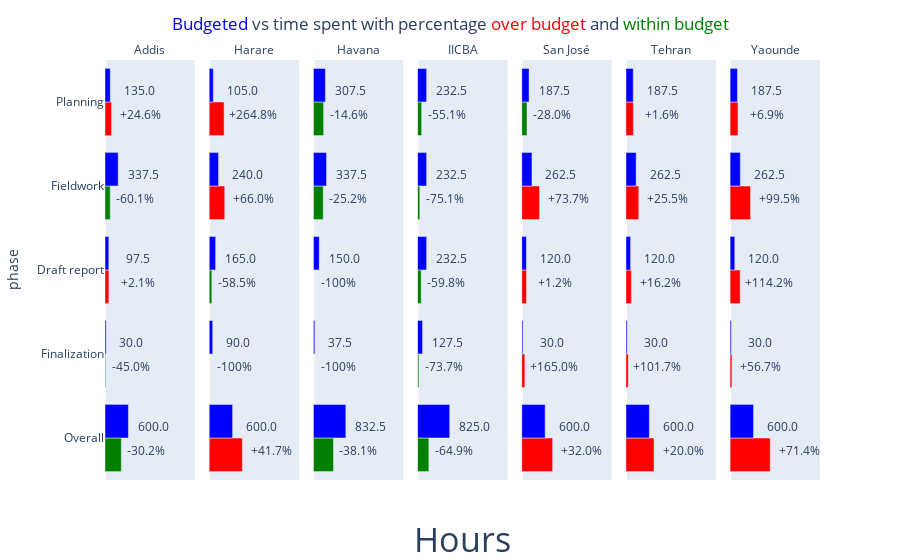

Notebook code for this chart:
### Code cell
fig

### Figure 1 — Plotly figure (JSON) as saved in the notebook; plotly's stock layout.template omitted (floating-point values rounded to 4 significant figures)
{"data": [{"alignmentgroup": "True", "hovertemplate": "Category=working_hours<br>city=Addis<br>value=%{x}<br>phase=%{y}<extra></extra>", "legendgroup": "working_hours", "marker": {"color": ["red", "green", "green", "green", "red"], "pattern": {"shape": ""}}, "name": "working_hours", "offsetgroup": "working_hours", "orientation": "h", "showlegend": false, "textposition": "auto", "type": "bar", "x": [99.5, 134.5, 16.5, 418.8, 168.2], "xaxis": "x", "y": ["Draft report", "Fieldwork", "Finalization", "Overall", "Planning"], "yaxis": "y"}, {"alignmentgroup": "True", "hovertemplate": "Category=working_hours<br>city=Harare<br>value=%{x}<br>phase=%{y}<extra></extra>", "legendgroup": "working_hours", "marker": {"color": ["green", "red", "green", "red", "red"], "pattern": {"shape": ""}}, "name": "working_hours", "offsetgroup": "working_hours", "orientation": "h", "showlegend": false, "textposition": "auto", "type": "bar", "x": [68.5, 398.5, null, 850, 383], "xaxis": "x2", "y": ["Draft report", "Fieldwork", "Finalization", "Overall", "Planning"], "yaxis": "y2"}, {"alignmentgroup": "True", "hovertemplate": "Category=working_hours<br>city=Havana<br>value=%{x}<br>phase=%{y}<extra></extra>", "legendgroup": "working_hours", "marker": {"color": ["green", "green", "green", "green", "green"], "pattern": {"shape": ""}}, "name": "working_hours", "offsetgroup": "working_hours", "orientation": "h", "showlegend": false, "textposition": "auto", "type": "bar", "x": [null, 252.5, null, 515, 262.5], "xaxis": "x3", "y": ["Draft report", "Fieldwork", "Finalization", "Overall", "Planning"], "yaxis": "y3"}, {"alignmentgroup": "True", "hovertemplate": "Category=working_hours<br>city=IICBA<br>value=%{x}<br>phase=%{y}<extra></extra>", "legendgroup": "working_hours", "marker": {"color": ["green", "green", "green", "green", "green"], "pattern": {"shape": ""}}, "name": "working_hours", "offsetgroup": "working_hours", "orientation": "h", "showlegend": false, "textposition": "auto", "type": "bar", "x": [93.5, 58, 33.5, 289.5, 104.5], "xaxis": "x4", "y": ["Draft report", "Fieldwork", "Finalization", "Overall", "Planning"], "yaxis": "y4"}, {"alignmentgroup": "True", "hovertemplate": "Category=working_hours<br>city=San José<br>value=%{x}<br>phase=%{y}<extra></extra>", "legendgroup": "working_hours", "marker": {"color": ["red", "red", "red", "red", "green"], "pattern": {"shape": ""}}, "name": "working_hours", "offsetgroup": "working_hours", "orientation": "h", "showlegend": false, "textposition": "auto", "type": "bar", "x": [121.5, 456, 79.5, 792, 135], "xaxis": "x5", "y": ["Draft report", "Fieldwork", "Finalization", "Overall", "Planning"], "yaxis": "y5"}, {"alignmentgroup": "True", "hovertemplate": "Category=working_hours<br>city=Tehran<br>value=%{x}<br>phase=%{y}<extra></extra>", "legendgroup": "working_hours", "marker": {"color": ["red", "red", "red", "red", "red"], "pattern": {"shape": ""}}, "name": "working_hours", "offsetgroup": "working_hours", "orientation": "h", "showlegend": false, "textposition": "auto", "type": "bar", "x": [139.5, 329.5, 60.5, 720, 190.5], "xaxis": "x6", "y": ["Draft report", "Fieldwork", "Finalization", "Overall", "Planning"], "yaxis": "y6"}, {"alignmentgroup": "True", "hovertemplate": "Category=working_hours<br>city=Yaounde<br>value=%{x}<br>phase=%{y}<extra></extra>", "legendgroup": "working_hours", "marker": {"color": ["red", "red", "red", "red", "red"], "pattern": {"shape": ""}}, "name": "working_hours", "offsetgroup": "working_hours", "orientation": "h", "showlegend": false, "textposition": "auto", "type": "bar", "x": [257, 523.8, 47, 1028.0, 200.5], "xaxis": "x7", "y": ["Draft report", "Fieldwork", "Finalization", "Overall", "Planning"], "yaxis": "y7"}, {"alignmentgroup": "True", "hovertemplate": "Category=planned_hours<br>city=Addis<br>value=%{x}<br>phase=%{y}<extra></extra>", "legendgroup": "planned_hours", "marker": {"color": "blue", "pattern": {"shape": ""}}, "name": "planned_hours", "offsetgroup": "planned_hours", "orientation": "h", "showlegend": true, "textposition": "auto", "type": "bar", "x": [97.5, 337.5, 30, 600, 135], "xaxis": "x", "y": ["Draft report", "Fieldwork", "Finalization", "Overall", "Planning"], "yaxis": "y"}, {"alignmentgroup": "True", "hovertemplate": "Category=planned_hours<br>city=Harare<br>value=%{x}<br>phase=%{y}<extra></extra>", "legendgroup": "planned_hours", "marker": {"color": "blue", "pattern": {"shape": ""}}, "name": "planned_hours", "offsetgroup": "planned_hours", "orientation": "h", "showlegend": false, "textposition": "auto", "type": "bar", "x": [165, 240, 90, 600, 105], "xaxis": "x2", "y": ["Draft report", "Fieldwork", "Finalization", "Overall", "Planning"], "yaxis": "y2"}, {"alignmentgroup": "True", "hovertemplate": "Category=planned_hours<br>city=Havana<br>value=%{x}<br>phase=%{y}<extra></extra>", "legendgroup": "planned_hours", "marker": {"color": "blue", "pattern": {"shape": ""}}, "name": "planned_hours", "offsetgroup": "planned_hours", "orientation": "h", "showlegend": false, "textposition": "auto", "type": "bar", "x": [150, 337.5, 37.5, 832.5, 307.5], "xaxis": "x3", "y": ["Draft report", "Fieldwork", "Finalization", "Overall", "Planning"], "yaxis": "y3"}, {"alignmentgroup": "True", "hovertemplate": "Category=planned_hours<br>city=IICBA<br>value=%{x}<br>phase=%{y}<extra></extra>", "legendgroup": "planned_hours", "marker": {"color": "blue", "pattern": {"shape": ""}}, "name": "planned_hours", "offsetgroup": "planned_hours", "orientation": "h", "showlegend": false, "textposition": "auto", "type": "bar", "x": [232.5, 232.5, 127.5, 825, 232.5], "xaxis": "x4", "y": ["Draft report", "Fieldwork", "Finalization", "Overall", "Planning"], "yaxis": "y4"}, {"alignmentgroup": "True", "hovertemplate": "Category=planned_hours<br>city=San José<br>value=%{x}<br>phase=%{y}<extra></extra>", "legendgroup": "planned_hours", "marker": {"color": "blue", "pattern": {"shape": ""}}, "name": "planned_hours", "offsetgroup": "planned_hours", "orientation": "h", "showlegend": false, "textposition": "auto", "type": "bar", "x": [120, 262.5, 30, 600, 187.5], "xaxis": "x5", "y": ["Draft report", "Fieldwork", "Finalization", "Overall", "Planning"], "yaxis": "y5"}, {"alignmentgroup": "True", "hovertemplate": "Category=planned_hours<br>city=Tehran<br>value=%{x}<br>phase=%{y}<extra></extra>", "legendgroup": "planned_hours", "marker": {"color": "blue", "pattern": {"shape": ""}}, "name": "planned_hours", "offsetgroup": "planned_hours", "orientation": "h", "showlegend": false, "textposition": "auto", "type": "bar", "x": [120, 262.5, 30, 600, 187.5], "xaxis": "x6", "y": ["Draft report", "Fieldwork", "Finalization", "Overall", "Planning"], "yaxis": "y6"}, {"alignmentgroup": "True", "hovertemplate": "Category=planned_hours<br>city=Yaounde<br>value=%{x}<br>phase=%{y}<extra></extra>", "legendgroup": "planned_hours", "marker": {"color": "blue", "pattern": {"shape": ""}}, "name": "planned_hours", "offsetgroup": "planned_hours", "orientation": "h", "showlegend": false, "textposition": "auto", "type": "bar", "x": [120, 262.5, 30, 600, 187.5], "xaxis": "x7", "y": ["Draft report", "Fieldwork", "Finalization", "Overall", "Planning"], "yaxis": "y7"}], "layout": {"annotations": [{"showarrow": false, "text": "Addis", "x": 0.06286, "xanchor": "center", "xref": "paper", "y": 1, "yanchor": "bottom", "yref": "paper"}, {"showarrow": false, "text": "Harare", "x": 0.2086, "xanchor": "center", "xref": "paper", "y": 1, "yanchor": "bottom", "yref": "paper"}, {"showarrow": false, "text": "Havana", "x": 0.3543, "xanchor": "center", "xref": "paper", "y": 1, "yanchor": "bottom", "yref": "paper"}, {"showarrow": false, "text": "IICBA", "x": 0.5, "xanchor": "center", "xref": "paper", "y": 1, "yanchor": "bottom", "yref": "paper"}, {"showarrow": false, "text": "San José", "x": 0.6457, "xanchor": "center", "xref": "paper", "y": 1, "yanchor": "bottom", "yref": "paper"}, {"showarrow": false, "text": "Tehran", "x": 0.7914, "xanchor": "center", "xref": "paper", "y": 1, "yanchor": "bottom", "yref": "paper"}, {"showarrow": false, "text": "Yaounde", "x": 0.9371, "xanchor": "center", "xref": "paper", "y": 1, "yanchor": "bottom", "yref": "paper"}, {"font": {"size": 34}, "showarrow": false, "text": "Hours", "textangle": 0, "x": 0.5, "xref": "paper", "y": -0.2, "yref": "paper"}, {"showarrow": false, "text": "+2.1%", "x": 99.5, "xref": "x", "xshift": 29, "y": "Draft report", "yref": "y", "yshift": -12}, {"showarrow": false, "text": "97.5", "x": 97.5, "xref": "x", "xshift": 29, "y": "Draft report", "yref": "y", "yshift": 12}, {"showarrow": false, "text": "-60.1%", "x": 134.5, "xref": "x", "xshift": 25, "y": "Fieldwork", "yref": "y", "yshift": -12}, {"showarrow": false, "text": "337.5", "x": 337.5, "xref": "x", "xshift": 25, "y": "Fieldwork", "yref": "y", "yshift": 12}, {"showarrow": false, "text": "-45.0%", "x": 16.5, "xref": "x", "xshift": 25, "y": "Finalization", "yref": "y", "yshift": -12}, {"showarrow": false, "text": "30.0", "x": 30, "xref": "x", "xshift": 25, "y": "Finalization", "yref": "y", "yshift": 12}, {"showarrow": false, "text": "-30.2%", "x": 418.8, "xref": "x", "xshift": 25, "y": "Overall", "yref": "y", "yshift": -12}, {"showarrow": false, "text": "600.0", "x": 600, "xref": "x", "xshift": 25, "y": "Overall", "yref": "y", "yshift": 12}, {"showarrow": false, "text": "+24.6%", "x": 168.2, "xref": "x", "xshift": 29, "y": "Planning", "yref": "y", "yshift": -12}, {"showarrow": false, "text": "135.0", "x": 135, "xref": "x", "xshift": 29, "y": "Planning", "yref": "y", "yshift": 12}, {"showarrow": false, "text": "-58.5%", "x": 68.5, "xref": "x2", "xshift": 25, "y": "Draft report", "yref": "y2", "yshift": -12}, {"showarrow": false, "text": "165.0", "x": 165, "xref": "x2", "xshift": 25, "y": "Draft report", "yref": "y2", "yshift": 12}, {"showarrow": false, "text": "+66.0%", "x": 398.5, "xref": "x2", "xshift": 29, "y": "Fieldwork", "yref": "y2", "yshift": -12}, {"showarrow": false, "text": "240.0", "x": 240, "xref": "x2", "xshift": 29, "y": "Fieldwork", "yref": "y2", "yshift": 12}, {"showarrow": false, "text": "-100%", "x": null, "xref": "x2", "xshift": 25, "y": "Finalization", "yref": "y2", "yshift": -12}, {"showarrow": false, "text": "90.0", "x": 90, "xref": "x2", "xshift": 25, "y": "Finalization", "yref": "y2", "yshift": 12}, {"showarrow": false, "text": "+41.7%", "x": 850, "xref": "x2", "xshift": 29, "y": "Overall", "yref": "y2", "yshift": -12}, {"showarrow": false, "text": "600.0", "x": 600, "xref": "x2", "xshift": 29, "y": "Overall", "yref": "y2", "yshift": 12}, {"showarrow": false, "text": "+264.8%", "x": 383, "xref": "x2", "xshift": 29, "y": "Planning", "yref": "y2", "yshift": -12}, {"showarrow": false, "text": "105.0", "x": 105, "xref": "x2", "xshift": 29, "y": "Planning", "yref": "y2", "yshift": 12}, {"showarrow": false, "text": "-100%", "x": null, "xref": "x3", "xshift": 25, "y": "Draft report", "yref": "y3", "yshift": -12}, {"showarrow": false, "text": "150.0", "x": 150, "xref": "x3", "xshift": 25, "y": "Draft report", "yref": "y3", "yshift": 12}, {"showarrow": false, "text": "-25.2%", "x": 252.5, "xref": "x3", "xshift": 25, "y": "Fieldwork", "yref": "y3", "yshift": -12}, {"showarrow": false, "text": "337.5", "x": 337.5, "xref": "x3", "xshift": 25, "y": "Fieldwork", "yref": "y3", "yshift": 12}, {"showarrow": false, "text": "-100%", "x": null, "xref": "x3", "xshift": 25, "y": "Finalization", "yref": "y3", "yshift": -12}, {"showarrow": false, "text": "37.5", "x": 37.5, "xref": "x3", "xshift": 25, "y": "Finalization", "yref": "y3", "yshift": 12}, {"showarrow": false, "text": "-38.1%", "x": 515, "xref": "x3", "xshift": 25, "y": "Overall", "yref": "y3", "yshift": -12}, {"showarrow": false, "text": "832.5", "x": 832.5, "xref": "x3", "xshift": 25, "y": "Overall", "yref": "y3", "yshift": 12}, {"showarrow": false, "text": "-14.6%", "x": 262.5, "xref": "x3", "xshift": 25, "y": "Planning", "yref": "y3", "yshift": -12}, {"showarrow": false, "text": "307.5", "x": 307.5, "xref": "x3", "xshift": 25, "y": "Planning", "yref": "y3", "yshift": 12}, {"showarrow": false, "text": "-59.8%", "x": 93.5, "xref": "x4", "xshift": 25, "y": "Draft report", "yref": "y4", "yshift": -12}, {"showarrow": false, "text": "232.5", "x": 232.5, "xref": "x4", "xshift": 25, "y": "Draft report", "yref": "y4", "yshift": 12}, {"showarrow": false, "text": "-75.1%", "x": 58, "xref": "x4", "xshift": 25, "y": "Fieldwork", "yref": "y4", "yshift": -12}, {"showarrow": false, "text": "232.5", "x": 232.5, "xref": "x4", "xshift": 25, "y": "Fieldwork", "yref": "y4", "yshift": 12}, {"showarrow": false, "text": "-73.7%", "x": 33.5, "xref": "x4", "xshift": 25, "y": "Finalization", "yref": "y4", "yshift": -12}, {"showarrow": false, "text": "127.5", "x": 127.5, "xref": "x4", "xshift": 25, "y": "Finalization", "yref": "y4", "yshift": 12}, {"showarrow": false, "text": "-64.9%", "x": 289.5, "xref": "x4", "xshift": 25, "y": "Overall", "yref": "y4", "yshift": -12}, {"showarrow": false, "text": "825.0", "x": 825, "xref": "x4", "xshift": 25, "y": "Overall", "yref": "y4", "yshift": 12}, {"showarrow": false, "text": "-55.1%", "x": 104.5, "xref": "x4", "xshift": 25, "y": "Planning", "yref": "y4", "yshift": -12}, {"showarrow": false, "text": "232.5", "x": 232.5, "xref": "x4", "xshift": 25, "y": "Planning", "yref": "y4", "yshift": 12}, {"showarrow": false, "text": "+1.2%", "x": 121.5, "xref": "x5", "xshift": 29, "y": "Draft report", "yref": "y5", "yshift": -12}, {"showarrow": false, "text": "120.0", "x": 120, "xref": "x5", "xshift": 29, "y": "Draft report", "yref": "y5", "yshift": 12}, {"showarrow": false, "text": "+73.7%", "x": 456, "xref": "x5", "xshift": 29, "y": "Fieldwork", "yref": "y5", "yshift": -12}, {"showarrow": false, "text": "262.5", "x": 262.5, "xref": "x5", "xshift": 29, "y": "Fieldwork", "yref": "y5", "yshift": 12}, {"showarrow": false, "text": "+165.0%", "x": 79.5, "xref": "x5", "xshift": 29, "y": "Finalization", "yref": "y5", "yshift": -12}, {"showarrow": false, "text": "30.0", "x": 30, "xref": "x5", "xshift": 29, "y": "Finalization", "yref": "y5", "yshift": 12}, {"showarrow": false, "text": "+32.0%", "x": 792, "xref": "x5", "xshift": 29, "y": "Overall", "yref": "y5", "yshift": -12}, {"showarrow": false, "text": "600.0", "x": 600, "xref": "x5", "xshift": 29, "y": "Overall", "yref": "y5", "yshift": 12}, {"showarrow": false, "text": "-28.0%", "x": 135, "xref": "x5", "xshift": 25, "y": "Planning", "yref": "y5", "yshift": -12}, {"showarrow": false, "text": "187.5", "x": 187.5, "xref": "x5", "xshift": 25, "y": "Planning", "yref": "y5", "yshift": 12}, {"showarrow": false, "text": "+16.2%", "x": 139.5, "xref": "x6", "xshift": 29, "y": "Draft report", "yref": "y6", "yshift": -12}, {"showarrow": false, "text": "120.0", "x": 120, "xref": "x6", "xshift": 29, "y": "Draft report", "yref": "y6", "yshift": 12}, {"showarrow": false, "text": "+25.5%", "x": 329.5, "xref": "x6", "xshift": 29, "y": "Fieldwork", "yref": "y6", "yshift": -12}, {"showarrow": false, "text": "262.5", "x": 262.5, "xref": "x6", "xshift": 29, "y": "Fieldwork", "yref": "y6", "yshift": 12}, {"showarrow": false, "text": "+101.7%", "x": 60.5, "xref": "x6", "xshift": 29, "y": "Finalization", "yref": "y6", "yshift": -12}, {"showarrow": false, "text": "30.0", "x": 30, "xref": "x6", "xshift": 29, "y": "Finalization", "yref": "y6", "yshift": 12}, {"showarrow": false, "text": "+20.0%", "x": 720, "xref": "x6", "xshift": 29, "y": "Overall", "yref": "y6", "yshift": -12}, {"showarrow": false, "text": "600.0", "x": 600, "xref": "x6", "xshift": 29, "y": "Overall", "yref": "y6", "yshift": 12}, {"showarrow": false, "text": "+1.6%", "x": 190.5, "xref": "x6", "xshift": 29, "y": "Planning", "yref": "y6", "yshift": -12}, {"showarrow": false, "text": "187.5", "x": 187.5, "xref": "x6", "xshift": 29, "y": "Planning", "yref": "y6", "yshift": 12}, {"showarrow": false, "text": "+114.2%", "x": 257, "xref": "x7", "xshift": 29, "y": "Draft report", "yref": "y7", "yshift": -12}, {"showarrow": false, "text": "120.0", "x": 120, "xref": "x7", "xshift": 29, "y": "Draft report", "yref": "y7", "yshift": 12}, {"showarrow": false, "text": "+99.5%", "x": 523.8, "xref": "x7", "xshift": 29, "y": "Fieldwork", "yref": "y7", "yshift": -12}, {"showarrow": false, "text": "262.5", "x": 262.5, "xref": "x7", "xshift": 29, "y": "Fieldwork", "yref": "y7", "yshift": 12}, {"showarrow": false, "text": "+56.7%", "x": 47, "xref": "x7", "xshift": 29, "y": "Finalization", "yref": "y7", "yshift": -12}, {"showarrow": false, "text": "30.0", "x": 30, "xref": "x7", "xshift": 29, "y": "Finalization", "yref": "y7", "yshift": 12}, {"showarrow": false, "text": "+71.4%", "x": 1028.0, "xref": "x7", "xshift": 29, "y": "Overall", "yref": "y7", "yshift": -12}, {"showarrow": false, "text": "600.0", "x": 600, "xref": "x7", "xshift": 29, "y": "Overall", "yref": "y7", "yshift": 12}, {"showarrow": false, "text": "+6.9%", "x": 200.5, "xref": "x7", "xshift": 29, "y": "Planning", "yref": "y7", "yshift": -12}, {"showarrow": false, "text": "187.5", "x": 187.5, "xref": "x7", "xshift": 29, "y": "Planning", "yref": "y7", "yshift": 12}], "barmode": "group", "legend": {"title": {"text": "Category"}, "tracegroupgap": 0, "traceorder": "reversed"}, "margin": {"t": 60}, "showlegend": false, "title": {"text": "<span style='color:blue'>Budgeted</span> vs time spent with percentage <span style='color:red'>over budget</span> and <span style='color:green'>within budget</span>", "x": 0.5}, "xaxis": {"anchor": "y", "domain": [0, 0.1257], "showgrid": false, "showticklabels": false, "title": {"text": ""}}, "xaxis2": {"anchor": "y2", "domain": [0.1457, 0.2714], "matches": "x", "showgrid": false, "showticklabels": false, "title": {"text": ""}}, "xaxis3": {"anchor": "y3", "domain": [0.2914, 0.4171], "matches": "x", "showgrid": false, "showticklabels": false, "title": {"text": ""}}, "xaxis4": {"anchor": "y4", "domain": [0.4371, 0.5629], "matches": "x", "showgrid": false, "showticklabels": false, "title": {"text": ""}}, "xaxis5": {"anchor": "y5", "domain": [0.5829, 0.7086], "matches": "x", "showgrid": false, "showticklabels": false, "title": {"text": ""}}, "xaxis6": {"anchor": "y6", "domain": [0.7286, 0.8543], "matches": "x", "showgrid": false, "showticklabels": false, "title": {"text": ""}}, "xaxis7": {"anchor": "y7", "domain": [0.8743, 1.0], "matches": "x", "showgrid": false, "showticklabels": false, "title": {"text": ""}}, "yaxis": {"anchor": "x", "categoryarray": ["Overall", "Finalization", "Draft report", "Fieldwork", "Planning"], "categoryorder": "array", "domain": [0, 1], "showgrid": false, "title": {"text": "phase"}}, "yaxis2": {"anchor": "x2", "domain": [0, 1], "matches": "y", "showgrid": false, "showticklabels": false}, "yaxis3": {"anchor": "x3", "domain": [0, 1], "matches": "y", "showgrid": false, "showticklabels": false}, "yaxis4": {"anchor": "x4", "domain": [0, 1], "matches": "y", "showgrid": false, "showticklabels": false}, "yaxis5": {"anchor": "x5", "domain": [0, 1], "matches": "y", "showgrid": false, "showticklabels": false}, "yaxis6": {"anchor": "x6", "domain": [0, 1], "matches": "y", "showgrid": false, "showticklabels": false}, "yaxis7": {"anchor": "x7", "domain": [0, 1], "matches": "y", "showgrid": false, "showticklabels": false}}}
